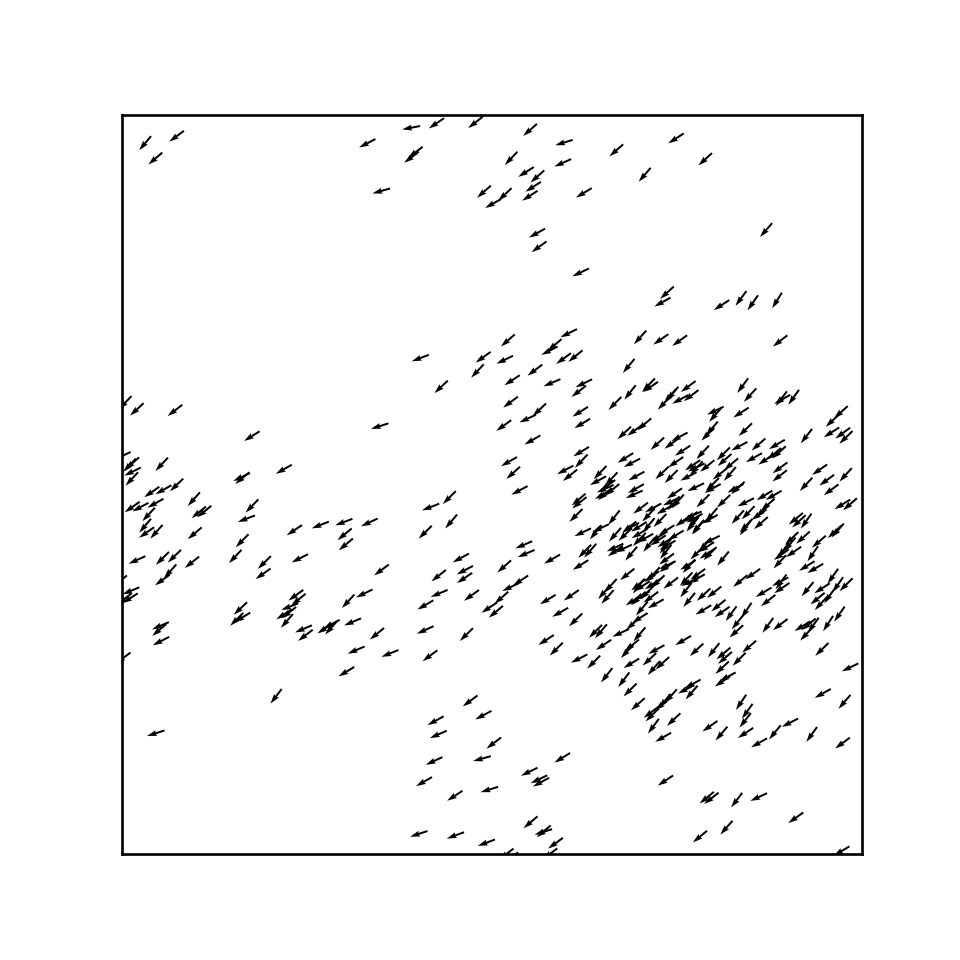

Recreate this plot in Python.
import matplotlib.pyplot as plt
import numpy as np

"""
Create Your Own Active Matter Simulation (With Python)
Philip Mocz (2021) Princeton University, @PMocz

Simulate Viscek model for flocking birds

"""


def main():
    """Finite Volume simulation"""

    # Simulation parameters
    v0 = 1.0  # velocity
    eta = 0.5  # random fluctuation in angle (in radians)
    L = 10  # size of box
    R = 1  # interaction radius
    dt = 0.2  # time step
    Nt = 200  # number of time steps
    N = 500  # number of birds
    plotRealTime = True

    # Initialize
    np.random.seed(17)  # set the random number generator seed

    # bird positions
    x = np.random.rand(N, 1) * L
    y = np.random.rand(N, 1) * L

    # bird velocities
    theta = 2 * np.pi * np.random.rand(N, 1)
    vx = v0 * np.cos(theta)
    vy = v0 * np.sin(theta)

    # Prep figure
    fig = plt.figure(figsize=(4, 4), dpi=80)
    ax = plt.gca()

    # Simulation Main Loop
    for i in range(Nt):
        # move
        x += vx * dt
        y += vy * dt

        # apply periodic BCs
        x = x % L
        y = y % L

        # find mean angle of neighbors within R
        mean_theta = theta
        for b in range(N):
            neighbors = (x - x[b]) ** 2 + (y - y[b]) ** 2 < R**2
            sx = np.sum(np.cos(theta[neighbors]))
            sy = np.sum(np.sin(theta[neighbors]))
            mean_theta[b] = np.arctan2(sy, sx)

        # add random perturbations
        theta = mean_theta + eta * (np.random.rand(N, 1) - 0.5)

        # update velocities
        vx = v0 * np.cos(theta)
        vy = v0 * np.sin(theta)

        # plot in real time
        if plotRealTime or (i == Nt - 1):
            plt.cla()
            plt.quiver(x, y, vx, vy)
            ax.set(xlim=(0, L), ylim=(0, L))
            ax.set_aspect("equal")
            ax.get_xaxis().set_visible(False)
            ax.get_yaxis().set_visible(False)
            plt.pause(0.001)

    # Save figure
    plt.savefig("activematter.png", dpi=240)
    plt.show()

    return 0


if __name__ == "__main__":
    main()
